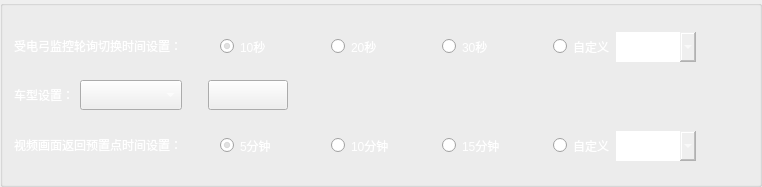
               <widget class="QGroupBox" name="groupBox_8">
                <property name="styleSheet">
                 <string notr="true">color: rgb(255, 255, 255);
selection-color: rgb(255, 255, 0);</string>
                </property>
                <property name="title">
                 <string/>
                </property>
                <layout class="QHBoxLayout" name="horizontalLayout_51">
                 <item>
                  <layout class="QGridLayout" name="gridLayout">
                   <item row="1" column="2">
                    <widget class="QPushButton" name="cxTypeBtn">
                     <property name="sizePolicy">
                      <sizepolicy hsizetype="Minimum" vsizetype="Minimum">
                       <horstretch>0</horstretch>
                       <verstretch>0</verstretch>
                      </sizepolicy>
                     </property>
                     <property name="minimumSize">
                      <size>
                       <width>60</width>
                       <height>30</height>
                      </size>
                     </property>
                     <property name="maximumSize">
                      <size>
                       <width>80</width>
                       <height>35</height>
                      </size>
                     </property>
                     <property name="styleSheet">
                      <string notr="true">border-image: url(:/myimages/images/loginpbtnOK.png);</string>
                     </property>
                     <property name="text">
                      <string/>
                     </property>
                    </widget>
                   </item>
                   <item row="1" column="0">
                    <layout class="QHBoxLayout" name="horizontalLayout_36">
                     <item>
                      <widget class="QLabel" name="label_13">
                       <property name="sizePolicy">
                        <sizepolicy hsizetype="Fixed" vsizetype="Preferred">
                         <horstretch>0</horstretch>
                         <verstretch>0</verstretch>
                        </sizepolicy>
                       </property>
                       <property name="text">
                        <string>车型设置：</string>
                       </property>
                      </widget>
                     </item>
                     <item>
                      <widget class="QComboBox" name="cxCB">
                       <property name="sizePolicy">
                        <sizepolicy hsizetype="Minimum" vsizetype="Minimum">
                         <horstretch>0</horstretch>
                         <verstretch>0</verstretch>
                        </sizepolicy>
                       </property>
                       <property name="minimumSize">
                        <size>
                         <width>0</width>
                         <height>30</height>
                        </size>
                       </property>
                       <property name="maximumSize">
                        <size>
                         <width>16777215</width>
                         <height>35</height>
                        </size>
                       </property>
                       <property name="styleSheet">
                        <string notr="true">border-image: url(:/myimages/images/editGround.png);</string>
                       </property>
                      </widget>
                     </item>
                    </layout>
                   </item>
                   <item row="2" column="2">
                    <widget class="QGroupBox" name="groupBox_10">
                     <property name="sizePolicy">
                      <sizepolicy hsizetype="Minimum" vsizetype="Preferred">
                       <horstretch>0</horstretch>
                       <verstretch>0</verstretch>
                      </sizepolicy>
                     </property>
                     <property name="minimumSize">
                      <size>
                       <width>500</width>
                       <height>0</height>
                      </size>
                     </property>
                     <property name="styleSheet">
                      <string notr="true">border:none</string>
                     </property>
                     <property name="title">
                      <string/>
                     </property>
                     <layout class="QHBoxLayout" name="horizontalLayout_35">
                      <item>
                       <widget class="QRadioButton" name="fiveMinuteR">
                        <property name="text">
                         <string>5分钟</string>
                        </property>
                        <property name="checked">
                         <bool>true</bool>
                        </property>
                       </widget>
                      </item>
                      <item>
                       <widget class="QRadioButton" name="tenMinuteR">
                        <property name="text">
                         <string>10分钟</string>
                        </property>
                       </widget>
                      </item>
                      <item>
                       <widget class="QRadioButton" name="fifteenMinuteR">
                        <property name="text">
                         <string>15分钟</string>
                        </property>
                       </widget>
                      </item>
                      <item>
                       <widget class="QRadioButton" name="custimeMinuteR">
                        <property name="sizePolicy">
                         <sizepolicy hsizetype="Maximum" vsizetype="Fixed">
                          <horstretch>0</horstretch>
                          <verstretch>0</verstretch>
                         </sizepolicy>
                        </property>
                        <property name="text">
                         <string>自定义</string>
                        </property>
                       </widget>
                      </item>
                      <item>
                       <widget class="QComboBox" name="customeMinuteCB">
                        <property name="enabled">
                         <bool>false</bool>
                        </property>
                        <property name="sizePolicy">
                         <sizepolicy hsizetype="Minimum" vsizetype="Minimum">
                          <horstretch>0</horstretch>
                          <verstretch>0</verstretch>
                         </sizepolicy>
                        </property>
                        <property name="minimumSize">
                         <size>
                          <width>60</width>
                          <height>30</height>
                         </size>
                        </property>
                        <property name="maximumSize">
                         <size>
                          <width>80</width>
                          <height>35</height>
                         </size>
                        </property>
                        <property name="styleSheet">
                         <string notr="true">color: rgb(255, 255, 255);
border-image: url(:/myimages/images/editGround.png);</string>
                        </property>
                        <property name="editable">
                         <bool>true</bool>
                        </property>
                       </widget>
                      </item>
                     </layout>
                    </widget>
                   </item>
                   <item row="0" column="2">
                    <widget class="QGroupBox" name="groupBox_9">
                     <property name="sizePolicy">
                      <sizepolicy hsizetype="Preferred" vsizetype="Minimum">
                       <horstretch>0</horstretch>
                       <verstretch>0</verstretch>
                      </sizepolicy>
                     </property>
                     <property name="minimumSize">
                      <size>
                       <width>500</width>
                       <height>0</height>
                      </size>
                     </property>
                     <property name="styleSheet">
                      <string notr="true">border:none;</string>
                     </property>
                     <property name="title">
                      <string/>
                     </property>
                     <layout class="QHBoxLayout" name="horizontalLayout_34">
                      <item>
                       <widget class="QRadioButton" name="tenSecR">
                        <property name="text">
                         <string>10秒</string>
                        </property>
                        <property name="checked">
                         <bool>true</bool>
                        </property>
                       </widget>
                      </item>
                      <item>
                       <widget class="QRadioButton" name="twentySecR">
                        <property name="text">
                         <string>20秒</string>
                        </property>
                       </widget>
                      </item>
                      <item>
                       <widget class="QRadioButton" name="thirtySecR">
                        <property name="text">
                         <string>30秒</string>
                        </property>
                       </widget>
                      </item>
                      <item>
                       <widget class="QRadioButton" name="customSecR">
                        <property name="sizePolicy">
                         <sizepolicy hsizetype="Maximum" vsizetype="Fixed">
                          <horstretch>0</horstretch>
                          <verstretch>0</verstretch>
                         </sizepolicy>
                        </property>
                        <property name="text">
                         <string>自定义</string>
                        </property>
                       </widget>
                      </item>
                      <item>
                       <widget class="QComboBox" name="customSecCB">
                        <property name="enabled">
                         <bool>false</bool>
                        </property>
                        <property name="sizePolicy">
                         <sizepolicy hsizetype="Minimum" vsizetype="Minimum">
                          <horstretch>0</horstretch>
                          <verstretch>0</verstretch>
                         </sizepolicy>
                        </property>
                        <property name="minimumSize">
                         <size>
                          <width>60</width>
                          <height>30</height>
                         </size>
                        </property>
                        <property name="maximumSize">
                         <size>
                          <width>80</width>
                          <height>35</height>
                         </size>
                        </property>
                        <property name="styleSheet">
                         <string notr="true">border-image: url(:/myimages/images/editGround.png);</string>
                        </property>
                        <property name="editable">
                         <bool>true</bool>
                        </property>
                       </widget>
                      </item>
                     </layout>
                    </widget>
                   </item>
                   <item row="0" column="0">
                    <widget class="QLabel" name="label_12">
                     <property name="sizePolicy">
                      <sizepolicy hsizetype="Maximum" vsizetype="Preferred">
                       <horstretch>0</horstretch>
                       <verstretch>0</verstretch>
                      </sizepolicy>
                     </property>
                     <property name="text">
                      <string>受电弓监控轮询切换时间设置：</string>
                     </property>
                    </widget>
                   </item>
                   <item row="2" column="0">
                    <widget class="QLabel" name="label_14">
                     <property name="text">
                      <string>视频画面返回预置点时间设置：</string>
                     </property>
                    </widget>
                   </item>
                   <item row="0" column="1">
                    <spacer name="horizontalSpacer_54">
                     <property name="orientation">
                      <enum>Qt::Horizontal</enum>
                     </property>
                     <property name="sizeType">
                      <enum>QSizePolicy::Fixed</enum>
                     </property>
                     <property name="sizeHint" stdset="0">
                      <size>
                       <width>20</width>
                       <height>20</height>
                      </size>
                     </property>
                    </spacer>
                   </item>
                  </layout>
                 </item>
                 <item>
                  <spacer name="horizontalSpacer_51">
                   <property name="orientation">
                    <enum>Qt::Horizontal</enum>
                   </property>
                   <property name="sizeHint" stdset="0">
                    <size>
                     <width>40</width>
                     <height>20</height>
                    </size>
                   </property>
                  </spacer>
                 </item>
                </layout>
               </widget>
